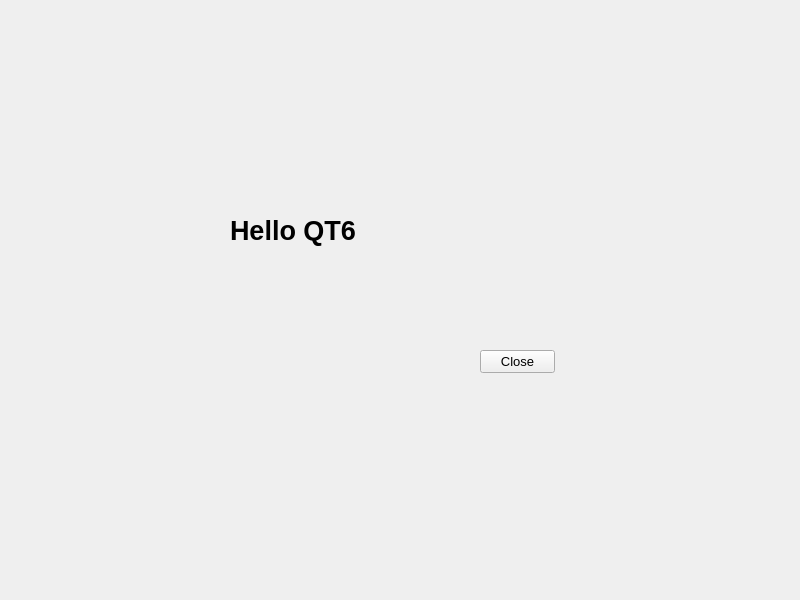
<?xml version="1.0" encoding="UTF-8"?>
<ui version="4.0">
 <class>Widget</class>
 <widget class="QWidget" name="Widget">
  <property name="geometry">
   <rect>
    <x>0</x>
    <y>0</y>
    <width>800</width>
    <height>600</height>
   </rect>
  </property>
  <property name="font">
   <font>
    <pointsize>10</pointsize>
   </font>
  </property>
  <property name="windowTitle">
   <string>First Demo</string>
  </property>
  <widget class="QLabel" name="labDemo">
   <property name="geometry">
    <rect>
     <x>230</x>
     <y>180</y>
     <width>201</width>
     <height>101</height>
    </rect>
   </property>
   <property name="font">
    <font>
     <pointsize>20</pointsize>
     <bold>true</bold>
    </font>
   </property>
   <property name="text">
    <string>Hello QT6</string>
   </property>
  </widget>
  <widget class="QPushButton" name="btnClose">
   <property name="geometry">
    <rect>
     <x>480</x>
     <y>350</y>
     <width>75</width>
     <height>23</height>
    </rect>
   </property>
   <property name="text">
    <string>Close</string>
   </property>
  </widget>
 </widget>
 <resources/>
 <connections>
  <connection>
   <sender>btnClose</sender>
   <signal>clicked()</signal>
   <receiver>Widget</receiver>
   <slot>close()</slot>
   <hints>
    <hint type="sourcelabel">
     <x>517</x>
     <y>361</y>
    </hint>
    <hint type="destinationlabel">
     <x>399</x>
     <y>299</y>
    </hint>
   </hints>
  </connection>
 </connections>
</ui>
